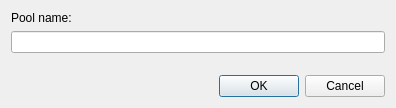
<?xml version="1.0" encoding="UTF-8"?>
<ui version="4.0">
 <class>DialogName</class>
 <widget class="QDialog" name="DialogName">
  <property name="geometry">
   <rect>
    <x>0</x>
    <y>0</y>
    <width>396</width>
    <height>108</height>
   </rect>
  </property>
  <property name="windowTitle">
   <string>Dialog</string>
  </property>
  <layout class="QVBoxLayout" name="verticalLayout">
   <item>
    <widget class="QLabel" name="nameLabel">
     <property name="text">
      <string>Pool name:</string>
     </property>
    </widget>
   </item>
   <item>
    <widget class="QLineEdit" name="nameEdit">
     <property name="styleSheet">
      <string notr="true"/>
     </property>
    </widget>
   </item>
   <item>
    <spacer name="verticalSpacer">
     <property name="orientation">
      <enum>Qt::Vertical</enum>
     </property>
     <property name="sizeHint" stdset="0">
      <size>
       <width>20</width>
       <height>40</height>
      </size>
     </property>
    </spacer>
   </item>
   <item>
    <widget class="QDialogButtonBox" name="buttonBox">
     <property name="orientation">
      <enum>Qt::Horizontal</enum>
     </property>
     <property name="standardButtons">
      <set>QDialogButtonBox::Cancel|QDialogButtonBox::Ok</set>
     </property>
    </widget>
   </item>
  </layout>
 </widget>
 <resources/>
 <connections>
  <connection>
   <sender>buttonBox</sender>
   <signal>accepted()</signal>
   <receiver>DialogName</receiver>
   <slot>accept()</slot>
   <hints>
    <hint type="sourcelabel">
     <x>248</x>
     <y>254</y>
    </hint>
    <hint type="destinationlabel">
     <x>157</x>
     <y>274</y>
    </hint>
   </hints>
  </connection>
  <connection>
   <sender>buttonBox</sender>
   <signal>rejected()</signal>
   <receiver>DialogName</receiver>
   <slot>reject()</slot>
   <hints>
    <hint type="sourcelabel">
     <x>316</x>
     <y>260</y>
    </hint>
    <hint type="destinationlabel">
     <x>286</x>
     <y>274</y>
    </hint>
   </hints>
  </connection>
 </connections>
</ui>
